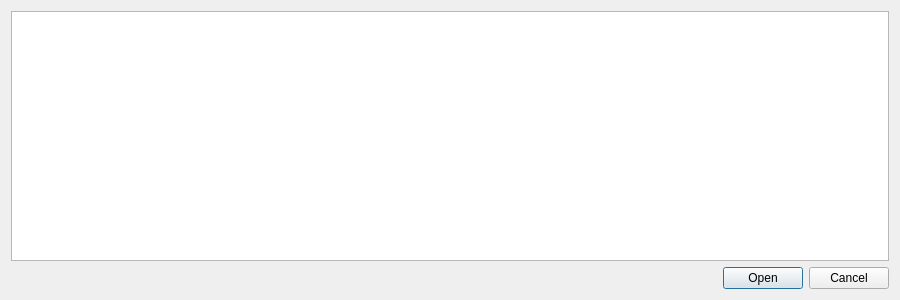
<?xml version="1.0" encoding="UTF-8"?>
<ui version="4.0">
 <class>DriveSelectDialog</class>
 <widget class="QDialog" name="DriveSelectDialog">
  <property name="geometry">
   <rect>
    <x>0</x>
    <y>0</y>
    <width>900</width>
    <height>300</height>
   </rect>
  </property>
  <property name="windowTitle">
   <string>Kuura - Select Drive</string>
  </property>
  <layout class="QGridLayout" name="gridLayoutDriveDialog">
   <item row="1" column="0">
    <widget class="QDialogButtonBox" name="buttonBoxDriveSelect">
     <property name="orientation">
      <enum>Qt::Horizontal</enum>
     </property>
     <property name="standardButtons">
      <set>QDialogButtonBox::Cancel|QDialogButtonBox::Open</set>
     </property>
    </widget>
   </item>
   <item row="0" column="0">
    <widget class="QTableView" name="tableViewDrives">
     <property name="alternatingRowColors">
      <bool>true</bool>
     </property>
     <property name="selectionMode">
      <enum>QAbstractItemView::SingleSelection</enum>
     </property>
     <property name="selectionBehavior">
      <enum>QAbstractItemView::SelectRows</enum>
     </property>
     <attribute name="horizontalHeaderMinimumSectionSize">
      <number>100</number>
     </attribute>
     <attribute name="horizontalHeaderDefaultSectionSize">
      <number>200</number>
     </attribute>
     <attribute name="horizontalHeaderHighlightSections">
      <bool>false</bool>
     </attribute>
     <attribute name="horizontalHeaderStretchLastSection">
      <bool>true</bool>
     </attribute>
     <attribute name="verticalHeaderCascadingSectionResizes">
      <bool>true</bool>
     </attribute>
    </widget>
   </item>
  </layout>
 </widget>
 <resources/>
 <connections/>
</ui>
